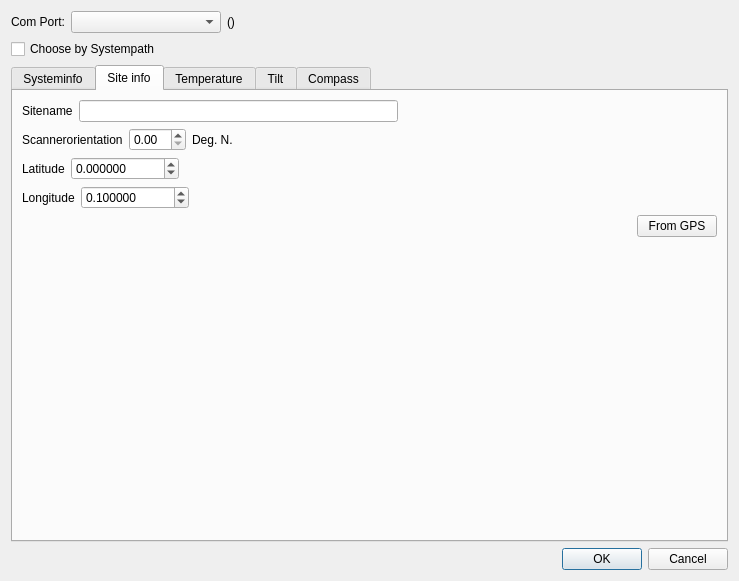
<?xml version="1.0" encoding="UTF-8"?>
<ui version="4.0">
 <class>TfrmTempctrl</class>
 <widget class="QDialog" name="TfrmTempctrl">
  <property name="geometry">
   <rect>
    <x>0</x>
    <y>0</y>
    <width>739</width>
    <height>581</height>
   </rect>
  </property>
  <property name="windowTitle">
   <string>Dialog</string>
  </property>
  <layout class="QGridLayout" name="gridLayout">
   <item row="0" column="0">
    <layout class="QVBoxLayout" name="verticalLayout_2">
     <item>
      <layout class="QVBoxLayout" name="verticalLayout_3">
       <item>
        <layout class="QHBoxLayout" name="horizontalLayout_2">
         <item>
          <widget class="QLabel" name="label_3">
           <property name="text">
            <string>Com Port:</string>
           </property>
          </widget>
         </item>
         <item>
          <widget class="QComboBox" name="cbCOMPort">
           <property name="minimumSize">
            <size>
             <width>150</width>
             <height>0</height>
            </size>
           </property>
           <property name="editable">
            <bool>false</bool>
           </property>
          </widget>
         </item>
         <item>
          <widget class="QLabel" name="lblFixedName">
           <property name="text">
            <string>()</string>
           </property>
          </widget>
         </item>
         <item>
          <spacer name="horizontalSpacer_2">
           <property name="orientation">
            <enum>Qt::Horizontal</enum>
           </property>
           <property name="sizeHint" stdset="0">
            <size>
             <width>40</width>
             <height>20</height>
            </size>
           </property>
          </spacer>
         </item>
        </layout>
       </item>
       <item>
        <widget class="QCheckBox" name="chbComBySysPath">
         <property name="text">
          <string>Choose by Systempath</string>
         </property>
        </widget>
       </item>
      </layout>
     </item>
     <item>
      <widget class="QTabWidget" name="tabWidget">
       <property name="enabled">
        <bool>true</bool>
       </property>
       <property name="currentIndex">
        <number>1</number>
       </property>
       <widget class="QWidget" name="tab">
        <attribute name="title">
         <string>Systeminfo</string>
        </attribute>
        <layout class="QGridLayout" name="gridLayout_5">
         <item row="0" column="0">
          <layout class="QVBoxLayout" name="verticalLayout_5">
           <property name="sizeConstraint">
            <enum>QLayout::SetMaximumSize</enum>
           </property>
           <item>
            <layout class="QHBoxLayout" name="horizontalLayout_5">
             <item>
              <spacer name="horizontalSpacer_4">
               <property name="orientation">
                <enum>Qt::Horizontal</enum>
               </property>
               <property name="sizeHint" stdset="0">
                <size>
                 <width>40</width>
                 <height>20</height>
                </size>
               </property>
              </spacer>
             </item>
             <item>
              <layout class="QVBoxLayout" name="verticalLayout_8">
               <item>
                <layout class="QHBoxLayout" name="loDeviceType">
                 <item>
                  <layout class="QHBoxLayout" name="horizontalLayout_27">
                   <item>
                    <spacer name="horizontalSpacer_20">
                     <property name="orientation">
                      <enum>Qt::Horizontal</enum>
                     </property>
                     <property name="sizeHint" stdset="0">
                      <size>
                       <width>40</width>
                       <height>20</height>
                      </size>
                     </property>
                    </spacer>
                   </item>
                   <item>
                    <widget class="QLabel" name="label_6">
                     <property name="text">
                      <string>Devicetype:</string>
                     </property>
                    </widget>
                   </item>
                  </layout>
                 </item>
                 <item>
                  <layout class="QHBoxLayout" name="horizontalLayout_26">
                   <item>
                    <widget class="QLabel" name="lblDeviceType">
                     <property name="text">
                      <string>-</string>
                     </property>
                    </widget>
                   </item>
                   <item>
                    <spacer name="horizontalSpacer_19">
                     <property name="orientation">
                      <enum>Qt::Horizontal</enum>
                     </property>
                     <property name="sizeHint" stdset="0">
                      <size>
                       <width>40</width>
                       <height>20</height>
                      </size>
                     </property>
                    </spacer>
                   </item>
                  </layout>
                 </item>
                </layout>
               </item>
               <item>
                <layout class="QHBoxLayout" name="loFirmwareHash">
                 <item>
                  <layout class="QHBoxLayout" name="horizontalLayout_23">
                   <item>
                    <spacer name="horizontalSpacer_17">
                     <property name="orientation">
                      <enum>Qt::Horizontal</enum>
                     </property>
                     <property name="sizeHint" stdset="0">
                      <size>
                       <width>40</width>
                       <height>20</height>
                      </size>
                     </property>
                    </spacer>
                   </item>
                   <item>
                    <widget class="QLabel" name="label_8">
                     <property name="text">
                      <string>Firmwarehash:</string>
                     </property>
                    </widget>
                   </item>
                  </layout>
                 </item>
                 <item>
                  <layout class="QHBoxLayout" name="horizontalLayout_22">
                   <item>
                    <widget class="QLabel" name="lblFirmwarehash">
                     <property name="text">
                      <string>-</string>
                     </property>
                    </widget>
                   </item>
                   <item>
                    <spacer name="horizontalSpacer_18">
                     <property name="orientation">
                      <enum>Qt::Horizontal</enum>
                     </property>
                     <property name="sizeHint" stdset="0">
                      <size>
                       <width>40</width>
                       <height>20</height>
                      </size>
                     </property>
                    </spacer>
                   </item>
                  </layout>
                 </item>
                </layout>
               </item>
               <item>
                <layout class="QHBoxLayout" name="loSerialNumber">
                 <item>
                  <layout class="QHBoxLayout" name="horizontalLayout_20">
                   <item>
                    <spacer name="horizontalSpacer_15">
                     <property name="orientation">
                      <enum>Qt::Horizontal</enum>
                     </property>
                     <property name="sizeHint" stdset="0">
                      <size>
                       <width>40</width>
                       <height>20</height>
                      </size>
                     </property>
                    </spacer>
                   </item>
                   <item>
                    <widget class="QLabel" name="label_10">
                     <property name="text">
                      <string>Serialnumber:</string>
                     </property>
                    </widget>
                   </item>
                  </layout>
                 </item>
                 <item>
                  <layout class="QHBoxLayout" name="horizontalLayout_19">
                   <item>
                    <widget class="QLabel" name="lblDeviceSerialNumber">
                     <property name="text">
                      <string>-</string>
                     </property>
                    </widget>
                   </item>
                   <item>
                    <spacer name="horizontalSpacer_16">
                     <property name="orientation">
                      <enum>Qt::Horizontal</enum>
                     </property>
                     <property name="sizeHint" stdset="0">
                      <size>
                       <width>40</width>
                       <height>20</height>
                      </size>
                     </property>
                    </spacer>
                   </item>
                   <item>
                    <widget class="QPushButton" name="btnSetSerialNumber">
                     <property name="text">
                      <string>config</string>
                     </property>
                    </widget>
                   </item>
                  </layout>
                 </item>
                </layout>
               </item>
               <item>
                <spacer name="verticalSpacer_8">
                 <property name="orientation">
                  <enum>Qt::Vertical</enum>
                 </property>
                 <property name="sizeHint" stdset="0">
                  <size>
                   <width>20</width>
                   <height>40</height>
                  </size>
                 </property>
                </spacer>
               </item>
               <item>
                <layout class="QHBoxLayout" name="loShutterPosition">
                 <item>
                  <layout class="QHBoxLayout" name="horizontalLayout_13">
                   <item>
                    <spacer name="horizontalSpacer_10">
                     <property name="orientation">
                      <enum>Qt::Horizontal</enum>
                     </property>
                     <property name="sizeHint" stdset="0">
                      <size>
                       <width>40</width>
                       <height>20</height>
                      </size>
                     </property>
                    </spacer>
                   </item>
                   <item>
                    <widget class="QLabel" name="label_14">
                     <property name="text">
                      <string>Shutter closed position:</string>
                     </property>
                    </widget>
                   </item>
                  </layout>
                 </item>
                 <item>
                  <layout class="QHBoxLayout" name="horizontalLayout_12">
                   <item>
                    <widget class="QLabel" name="lblShutterClosePos">
                     <property name="text">
                      <string>-</string>
                     </property>
                    </widget>
                   </item>
                   <item>
                    <spacer name="horizontalSpacer_8">
                     <property name="orientation">
                      <enum>Qt::Horizontal</enum>
                     </property>
                     <property name="sizeHint" stdset="0">
                      <size>
                       <width>40</width>
                       <height>20</height>
                      </size>
                     </property>
                    </spacer>
                   </item>
                   <item>
                    <widget class="QPushButton" name="btnShutterPosUp">
                     <property name="maximumSize">
                      <size>
                       <width>25</width>
                       <height>16777215</height>
                      </size>
                     </property>
                     <property name="text">
                      <string>+</string>
                     </property>
                    </widget>
                   </item>
                   <item>
                    <widget class="QPushButton" name="btnShutterPosDown">
                     <property name="sizePolicy">
                      <sizepolicy hsizetype="Maximum" vsizetype="Fixed">
                       <horstretch>0</horstretch>
                       <verstretch>0</verstretch>
                      </sizepolicy>
                     </property>
                     <property name="minimumSize">
                      <size>
                       <width>0</width>
                       <height>0</height>
                      </size>
                     </property>
                     <property name="maximumSize">
                      <size>
                       <width>25</width>
                       <height>16777215</height>
                      </size>
                     </property>
                     <property name="text">
                      <string>-</string>
                     </property>
                     <property name="autoRepeatDelay">
                      <number>104</number>
                     </property>
                    </widget>
                   </item>
                   <item>
                    <widget class="QPushButton" name="btnSetShutterClosePos">
                     <property name="maximumSize">
                      <size>
                       <width>30</width>
                       <height>16777215</height>
                      </size>
                     </property>
                     <property name="text">
                      <string>set</string>
                     </property>
                    </widget>
                   </item>
                  </layout>
                 </item>
                </layout>
               </item>
               <item>
                <layout class="QHBoxLayout" name="loShutterState">
                 <item>
                  <layout class="QHBoxLayout" name="horizontalLayout_10">
                   <item>
                    <spacer name="horizontalSpacer_9">
                     <property name="orientation">
                      <enum>Qt::Horizontal</enum>
                     </property>
                     <property name="sizeHint" stdset="0">
                      <size>
                       <width>40</width>
                       <height>20</height>
                      </size>
                     </property>
                    </spacer>
                   </item>
                   <item>
                    <widget class="QLabel" name="label_12">
                     <property name="text">
                      <string>Shutterstate:</string>
                     </property>
                    </widget>
                   </item>
                  </layout>
                 </item>
                 <item>
                  <layout class="QHBoxLayout" name="horizontalLayout_9">
                   <item>
                    <widget class="QLabel" name="lblShutterState">
                     <property name="text">
                      <string>-</string>
                     </property>
                    </widget>
                   </item>
                   <item>
                    <spacer name="horizontalSpacer_7">
                     <property name="orientation">
                      <enum>Qt::Horizontal</enum>
                     </property>
                     <property name="sizeHint" stdset="0">
                      <size>
                       <width>40</width>
                       <height>20</height>
                      </size>
                     </property>
                    </spacer>
                   </item>
                   <item>
                    <widget class="QPushButton" name="btnMotHome">
                     <property name="cursor">
                      <cursorShape>ArrowCursor</cursorShape>
                     </property>
                     <property name="text">
                      <string>Motor Home</string>
                     </property>
                    </widget>
                   </item>
                  </layout>
                 </item>
                </layout>
               </item>
               <item>
                <layout class="QHBoxLayout" name="loZenithMaxDoasPosition">
                 <item>
                  <layout class="QHBoxLayout" name="horizontalLayout_15">
                   <item>
                    <spacer name="horizontalSpacer_11">
                     <property name="orientation">
                      <enum>Qt::Horizontal</enum>
                     </property>
                     <property name="sizeHint" stdset="0">
                      <size>
                       <width>40</width>
                       <height>20</height>
                      </size>
                     </property>
                    </spacer>
                   </item>
                   <item>
                    <widget class="QLabel" name="label_16">
                     <property name="text">
                      <string>Zenithposition:</string>
                     </property>
                    </widget>
                   </item>
                  </layout>
                 </item>
                 <item>
                  <layout class="QHBoxLayout" name="horizontalLayout_14">
                   <item>
                    <widget class="QLabel" name="lblZenithposition">
                     <property name="text">
                      <string>-</string>
                     </property>
                    </widget>
                   </item>
                   <item>
                    <spacer name="horizontalSpacer_12">
                     <property name="orientation">
                      <enum>Qt::Horizontal</enum>
                     </property>
                     <property name="sizeHint" stdset="0">
                      <size>
                       <width>40</width>
                       <height>20</height>
                      </size>
                     </property>
                    </spacer>
                   </item>
                   <item>
                    <widget class="QPushButton" name="btnZenithMotUp">
                     <property name="sizePolicy">
                      <sizepolicy hsizetype="Maximum" vsizetype="Fixed">
                       <horstretch>0</horstretch>
                       <verstretch>0</verstretch>
                      </sizepolicy>
                     </property>
                     <property name="maximumSize">
                      <size>
                       <width>25</width>
                       <height>16777215</height>
                      </size>
                     </property>
                     <property name="text">
                      <string>+</string>
                     </property>
                    </widget>
                   </item>
                   <item>
                    <widget class="QPushButton" name="btnZenithMotDown">
                     <property name="maximumSize">
                      <size>
                       <width>25</width>
                       <height>16777215</height>
                      </size>
                     </property>
                     <property name="text">
                      <string>-</string>
                     </property>
                    </widget>
                   </item>
                   <item>
                    <widget class="QPushButton" name="btnSetZenithPos">
                     <property name="maximumSize">
                      <size>
                       <width>30</width>
                       <height>16777215</height>
                      </size>
                     </property>
                     <property name="text">
                      <string>set</string>
                     </property>
                    </widget>
                   </item>
                  </layout>
                 </item>
                </layout>
               </item>
               <item>
                <layout class="QHBoxLayout" name="loTiltcalibration">
                 <item>
                  <layout class="QHBoxLayout" name="horizontalLayout_29">
                   <item>
                    <spacer name="horizontalSpacer_21">
                     <property name="orientation">
                      <enum>Qt::Horizontal</enum>
                     </property>
                     <property name="sizeHint" stdset="0">
                      <size>
                       <width>40</width>
                       <height>20</height>
                      </size>
                     </property>
                    </spacer>
                   </item>
                   <item>
                    <widget class="QLabel" name="label_7">
                     <property name="text">
                      <string>Tilt calibration(x[min,max],y[min,max]):</string>
                     </property>
                    </widget>
                   </item>
                  </layout>
                 </item>
                 <item>
                  <layout class="QHBoxLayout" name="horizontalLayout_28">
                   <item>
                    <widget class="QLabel" name="lblTiltCalibration">
                     <property name="text">
                      <string>-</string>
                     </property>
                    </widget>
                   </item>
                   <item>
                    <spacer name="horizontalSpacer_26">
                     <property name="orientation">
                      <enum>Qt::Horizontal</enum>
                     </property>
                     <property name="sizeHint" stdset="0">
                      <size>
                       <width>40</width>
                       <height>20</height>
                      </size>
                     </property>
                    </spacer>
                   </item>
                   <item>
                    <widget class="QPushButton" name="btnTiltCalibration">
                     <property name="text">
                      <string>start cal</string>
                     </property>
                    </widget>
                   </item>
                  </layout>
                 </item>
                </layout>
               </item>
               <item>
                <layout class="QHBoxLayout" name="loTiltDirection">
                 <item>
                  <layout class="QHBoxLayout" name="horizontalLayout_17">
                   <item>
                    <spacer name="horizontalSpacer_13">
                     <property name="orientation">
                      <enum>Qt::Horizontal</enum>
                     </property>
                     <property name="sizeHint" stdset="0">
                      <size>
                       <width>40</width>
                       <height>20</height>
                      </size>
                     </property>
                    </spacer>
                   </item>
                   <item>
                    <widget class="QLabel" name="label_18">
                     <property name="text">
                      <string>Tiltdirection:</string>
                     </property>
                    </widget>
                   </item>
                  </layout>
                 </item>
                 <item>
                  <layout class="QHBoxLayout" name="horizontalLayout_16">
                   <item>
                    <widget class="QLabel" name="lblTiltDirection">
                     <property name="text">
                      <string>-</string>
                     </property>
                    </widget>
                   </item>
                   <item>
                    <spacer name="horizontalSpacer_14">
                     <property name="orientation">
                      <enum>Qt::Horizontal</enum>
                     </property>
                     <property name="sizeHint" stdset="0">
                      <size>
                       <width>40</width>
                       <height>20</height>
                      </size>
                     </property>
                    </spacer>
                   </item>
                   <item>
                    <widget class="QPushButton" name="btnTiltSetAsZenith">
                     <property name="text">
                      <string>Set as Zenith</string>
                     </property>
                    </widget>
                   </item>
                  </layout>
                 </item>
                </layout>
               </item>
               <item>
                <layout class="QHBoxLayout" name="loScannerTemperature">
                 <item>
                  <layout class="QHBoxLayout" name="horizontalLayout_32">
                   <item>
                    <spacer name="horizontalSpacer_22">
                     <property name="orientation">
                      <enum>Qt::Horizontal</enum>
                     </property>
                     <property name="sizeHint" stdset="0">
                      <size>
                       <width>40</width>
                       <height>20</height>
                      </size>
                     </property>
                    </spacer>
                   </item>
                   <item>
                    <widget class="QLabel" name="label_9">
                     <property name="text">
                      <string>ScannerTemperature:</string>
                     </property>
                    </widget>
                   </item>
                  </layout>
                 </item>
                 <item>
                  <layout class="QHBoxLayout" name="horizontalLayout_30">
                   <item>
                    <widget class="QLabel" name="lblScannerTemperature">
                     <property name="text">
                      <string>-</string>
                     </property>
                    </widget>
                   </item>
                   <item>
                    <spacer name="horizontalSpacer_23">
                     <property name="orientation">
                      <enum>Qt::Horizontal</enum>
                     </property>
                     <property name="sizeHint" stdset="0">
                      <size>
                       <width>40</width>
                       <height>20</height>
                      </size>
                     </property>
                    </spacer>
                   </item>
                  </layout>
                 </item>
                </layout>
               </item>
               <item>
                <layout class="QHBoxLayout" name="loEndswitch">
                 <item>
                  <layout class="QHBoxLayout" name="loEndswitch_dsfsdf">
                   <item>
                    <spacer name="horizontalSpacer_24">
                     <property name="orientation">
                      <enum>Qt::Horizontal</enum>
                     </property>
                     <property name="sizeHint" stdset="0">
                      <size>
                       <width>40</width>
                       <height>20</height>
                      </size>
                     </property>
                    </spacer>
                   </item>
                   <item>
                    <widget class="QLabel" name="label_11">
                     <property name="text">
                      <string>Endswitchstate:</string>
                     </property>
                    </widget>
                   </item>
                  </layout>
                 </item>
                 <item>
                  <layout class="QHBoxLayout" name="horizontalLayout_7">
                   <item>
                    <widget class="QLabel" name="lblEndSwitchstate">
                     <property name="text">
                      <string>-</string>
                     </property>
                    </widget>
                   </item>
                   <item>
                    <spacer name="horizontalSpacer_25">
                     <property name="orientation">
                      <enum>Qt::Horizontal</enum>
                     </property>
                     <property name="sizeHint" stdset="0">
                      <size>
                       <width>40</width>
                       <height>20</height>
                      </size>
                     </property>
                    </spacer>
                   </item>
                  </layout>
                 </item>
                </layout>
               </item>
               <item>
                <layout class="QHBoxLayout" name="loincrementby">
                 <item>
                  <spacer name="horizontalSpacer_27">
                   <property name="orientation">
                    <enum>Qt::Horizontal</enum>
                   </property>
                   <property name="sizeHint" stdset="0">
                    <size>
                     <width>40</width>
                     <height>20</height>
                    </size>
                   </property>
                  </spacer>
                 </item>
                 <item>
                  <widget class="QLabel" name="label_13">
                   <property name="text">
                    <string>Increment by:</string>
                   </property>
                  </widget>
                 </item>
                 <item>
                  <widget class="QSpinBox" name="spbIncrementBy">
                   <property name="maximum">
                    <number>1000</number>
                   </property>
                   <property name="value">
                    <number>10</number>
                   </property>
                  </widget>
                 </item>
                </layout>
               </item>
               <item>
                <spacer name="verticalSpacer_6">
                 <property name="orientation">
                  <enum>Qt::Vertical</enum>
                 </property>
                 <property name="sizeHint" stdset="0">
                  <size>
                   <width>20</width>
                   <height>40</height>
                  </size>
                 </property>
                </spacer>
               </item>
              </layout>
             </item>
             <item>
              <spacer name="horizontalSpacer_6">
               <property name="orientation">
                <enum>Qt::Horizontal</enum>
               </property>
               <property name="sizeHint" stdset="0">
                <size>
                 <width>40</width>
                 <height>20</height>
                </size>
               </property>
              </spacer>
             </item>
            </layout>
           </item>
          </layout>
         </item>
        </layout>
       </widget>
       <widget class="QWidget" name="tab_2">
        <attribute name="title">
         <string>Site info</string>
        </attribute>
        <layout class="QGridLayout" name="gridLayout_6">
         <item row="7" column="0">
          <spacer name="verticalSpacer_5">
           <property name="orientation">
            <enum>Qt::Vertical</enum>
           </property>
           <property name="sizeHint" stdset="0">
            <size>
             <width>20</width>
             <height>40</height>
            </size>
           </property>
          </spacer>
         </item>
         <item row="2" column="0">
          <layout class="QHBoxLayout" name="horizontalLayout_11">
           <item>
            <widget class="QLabel" name="label_17">
             <property name="text">
              <string>Scannerorientation</string>
             </property>
            </widget>
           </item>
           <item>
            <widget class="QDoubleSpinBox" name="spbScannerdirection"/>
           </item>
           <item>
            <widget class="QLabel" name="label_19">
             <property name="text">
              <string>Deg. N.</string>
             </property>
            </widget>
           </item>
           <item>
            <spacer name="horizontalSpacer_29">
             <property name="orientation">
              <enum>Qt::Horizontal</enum>
             </property>
             <property name="sizeHint" stdset="0">
              <size>
               <width>40</width>
               <height>20</height>
              </size>
             </property>
            </spacer>
           </item>
          </layout>
         </item>
         <item row="1" column="0">
          <layout class="QHBoxLayout" name="horizontalLayout_8">
           <item>
            <widget class="QLabel" name="label_15">
             <property name="text">
              <string>Sitename</string>
             </property>
            </widget>
           </item>
           <item>
            <widget class="QLineEdit" name="lieSiteName"/>
           </item>
           <item>
            <spacer name="horizontalSpacer_28">
             <property name="orientation">
              <enum>Qt::Horizontal</enum>
             </property>
             <property name="sizeHint" stdset="0">
              <size>
               <width>40</width>
               <height>20</height>
              </size>
             </property>
            </spacer>
           </item>
          </layout>
         </item>
         <item row="3" column="0">
          <layout class="QHBoxLayout" name="horizontalLayout_18">
           <item>
            <widget class="QLabel" name="label_20">
             <property name="text">
              <string>Latitude</string>
             </property>
            </widget>
           </item>
           <item>
            <widget class="QDoubleSpinBox" name="spbLatitude">
             <property name="decimals">
              <number>6</number>
             </property>
             <property name="minimum">
              <double>-99000.990000000005239</double>
             </property>
             <property name="maximum">
              <double>99000.990000000005239</double>
             </property>
            </widget>
           </item>
           <item>
            <spacer name="horizontalSpacer_30">
             <property name="orientation">
              <enum>Qt::Horizontal</enum>
             </property>
             <property name="sizeHint" stdset="0">
              <size>
               <width>40</width>
               <height>20</height>
              </size>
             </property>
            </spacer>
           </item>
          </layout>
         </item>
         <item row="5" column="0">
          <layout class="QHBoxLayout" name="horizontalLayout_21">
           <item>
            <widget class="QLabel" name="label_21">
             <property name="text">
              <string>Longitude</string>
             </property>
            </widget>
           </item>
           <item>
            <widget class="QDoubleSpinBox" name="spbLongitude">
             <property name="decimals">
              <number>6</number>
             </property>
             <property name="minimum">
              <double>-99000.990000000005239</double>
             </property>
             <property name="maximum">
              <double>99000.990000000005239</double>
             </property>
             <property name="value">
              <double>0.100000000000000</double>
             </property>
            </widget>
           </item>
           <item>
            <spacer name="horizontalSpacer_31">
             <property name="orientation">
              <enum>Qt::Horizontal</enum>
             </property>
             <property name="sizeHint" stdset="0">
              <size>
               <width>40</width>
               <height>20</height>
              </size>
             </property>
            </spacer>
           </item>
          </layout>
         </item>
         <item row="6" column="0">
          <layout class="QHBoxLayout" name="horizontalLayout_6">
           <item>
            <spacer name="horizontalSpacer_32">
             <property name="orientation">
              <enum>Qt::Horizontal</enum>
             </property>
             <property name="sizeHint" stdset="0">
              <size>
               <width>40</width>
               <height>20</height>
              </size>
             </property>
            </spacer>
           </item>
           <item>
            <widget class="QPushButton" name="btnPositionFromGPS">
             <property name="text">
              <string>From GPS</string>
             </property>
            </widget>
           </item>
          </layout>
         </item>
        </layout>
       </widget>
       <widget class="QWidget" name="tabTemp">
        <attribute name="title">
         <string>Temperature</string>
        </attribute>
        <layout class="QGridLayout" name="gridLayout_3">
         <item row="0" column="0">
          <layout class="QVBoxLayout" name="verticalLayout">
           <item>
            <layout class="QHBoxLayout" name="hbox">
             <item>
              <spacer name="verticalSpacer">
               <property name="orientation">
                <enum>Qt::Vertical</enum>
               </property>
               <property name="sizeHint" stdset="0">
                <size>
                 <width>20</width>
                 <height>40</height>
                </size>
               </property>
              </spacer>
             </item>
            </layout>
           </item>
           <item>
            <layout class="QHBoxLayout" name="horizontalLayout">
             <item>
              <widget class="QLabel" name="label">
               <property name="text">
                <string>Target temp.</string>
               </property>
              </widget>
             </item>
             <item>
              <widget class="QDoubleSpinBox" name="sedtTargetTemp">
               <property name="minimumSize">
                <size>
                 <width>100</width>
                 <height>0</height>
                </size>
               </property>
               <property name="decimals">
                <number>1</number>
               </property>
               <property name="minimum">
                <double>-50.000000000000000</double>
               </property>
               <property name="singleStep">
                <double>0.500000000000000</double>
               </property>
               <property name="value">
                <double>20.000000000000000</double>
               </property>
              </widget>
             </item>
             <item>
              <widget class="QLabel" name="label_2">
               <property name="text">
                <string>°C</string>
               </property>
              </widget>
             </item>
             <item>
              <spacer name="horizontalSpacer">
               <property name="orientation">
                <enum>Qt::Horizontal</enum>
               </property>
               <property name="sizeHint" stdset="0">
                <size>
                 <width>40</width>
                 <height>20</height>
                </size>
               </property>
              </spacer>
             </item>
            </layout>
           </item>
          </layout>
         </item>
        </layout>
       </widget>
       <widget class="QWidget" name="tabTilt">
        <attribute name="title">
         <string>Tilt</string>
        </attribute>
        <layout class="QGridLayout" name="gridLayout_2">
         <item row="0" column="0">
          <layout class="QHBoxLayout" name="horizontalLayout_3">
           <item>
            <layout class="QVBoxLayout" name="tiltlayout">
             <item>
              <spacer name="horizontalSpacer_3">
               <property name="orientation">
                <enum>Qt::Horizontal</enum>
               </property>
               <property name="sizeHint" stdset="0">
                <size>
                 <width>40</width>
                 <height>20</height>
                </size>
               </property>
              </spacer>
             </item>
            </layout>
           </item>
           <item>
            <widget class="Line" name="line">
             <property name="orientation">
              <enum>Qt::Vertical</enum>
             </property>
            </widget>
           </item>
           <item>
            <layout class="QVBoxLayout" name="verticalLayout_4">
             <item>
              <widget class="QLabel" name="lblTiltRoll">
               <property name="text">
                <string>Roll:</string>
               </property>
              </widget>
             </item>
             <item>
              <widget class="QLabel" name="lblTiltPitch">
               <property name="text">
                <string>Pitch:</string>
               </property>
              </widget>
             </item>
             <item>
              <spacer name="verticalSpacer_4">
               <property name="orientation">
                <enum>Qt::Vertical</enum>
               </property>
               <property name="sizeHint" stdset="0">
                <size>
                 <width>20</width>
                 <height>40</height>
                </size>
               </property>
              </spacer>
             </item>
             <item>
              <widget class="QPushButton" name="btnSetTiltToZero">
               <property name="text">
                <string>Set to Zero</string>
               </property>
              </widget>
             </item>
             <item>
              <spacer name="verticalSpacer_3">
               <property name="orientation">
                <enum>Qt::Vertical</enum>
               </property>
               <property name="sizeHint" stdset="0">
                <size>
                 <width>20</width>
                 <height>40</height>
                </size>
               </property>
              </spacer>
             </item>
             <item>
              <widget class="QLabel" name="label_5">
               <property name="text">
                <string>Gain:</string>
               </property>
              </widget>
             </item>
             <item>
              <widget class="QLabel" name="label_4">
               <property name="minimumSize">
                <size>
                 <width>150</width>
                 <height>0</height>
                </size>
               </property>
               <property name="frameShape">
                <enum>QFrame::NoFrame</enum>
               </property>
               <property name="lineWidth">
                <number>0</number>
               </property>
               <property name="text">
                <string>Resolution:</string>
               </property>
              </widget>
             </item>
            </layout>
           </item>
          </layout>
         </item>
        </layout>
       </widget>
       <widget class="QWidget" name="tabCompass">
        <property name="enabled">
         <bool>false</bool>
        </property>
        <attribute name="title">
         <string>Compass</string>
        </attribute>
        <layout class="QGridLayout" name="gridLayout_4">
         <item row="0" column="0">
          <layout class="QHBoxLayout" name="horizontalLayout_4">
           <item>
            <layout class="QVBoxLayout" name="verticalLayout_7">
             <item>
              <spacer name="horizontalSpacer_5">
               <property name="orientation">
                <enum>Qt::Horizontal</enum>
               </property>
               <property name="sizeHint" stdset="0">
                <size>
                 <width>40</width>
                 <height>20</height>
                </size>
               </property>
              </spacer>
             </item>
            </layout>
           </item>
           <item>
            <layout class="QVBoxLayout" name="verticalLayout_6">
             <item>
              <spacer name="verticalSpacer_2">
               <property name="orientation">
                <enum>Qt::Vertical</enum>
               </property>
               <property name="sizeHint" stdset="0">
                <size>
                 <width>20</width>
                 <height>40</height>
                </size>
               </property>
              </spacer>
             </item>
             <item>
              <widget class="QPushButton" name="btnCompassCalibrate">
               <property name="text">
                <string>Calibration mode</string>
               </property>
               <property name="checkable">
                <bool>true</bool>
               </property>
               <property name="autoDefault">
                <bool>true</bool>
               </property>
               <property name="default">
                <bool>false</bool>
               </property>
               <property name="flat">
                <bool>false</bool>
               </property>
              </widget>
             </item>
            </layout>
           </item>
          </layout>
         </item>
        </layout>
       </widget>
      </widget>
     </item>
     <item>
      <widget class="QDialogButtonBox" name="buttonBox">
       <property name="orientation">
        <enum>Qt::Horizontal</enum>
       </property>
       <property name="standardButtons">
        <set>QDialogButtonBox::Cancel|QDialogButtonBox::Ok</set>
       </property>
      </widget>
     </item>
    </layout>
   </item>
  </layout>
 </widget>
 <resources/>
 <connections>
  <connection>
   <sender>buttonBox</sender>
   <signal>accepted()</signal>
   <receiver>TfrmTempctrl</receiver>
   <slot>accept()</slot>
   <hints>
    <hint type="sourcelabel">
     <x>248</x>
     <y>254</y>
    </hint>
    <hint type="destinationlabel">
     <x>157</x>
     <y>274</y>
    </hint>
   </hints>
  </connection>
  <connection>
   <sender>buttonBox</sender>
   <signal>rejected()</signal>
   <receiver>TfrmTempctrl</receiver>
   <slot>reject()</slot>
   <hints>
    <hint type="sourcelabel">
     <x>316</x>
     <y>260</y>
    </hint>
    <hint type="destinationlabel">
     <x>286</x>
     <y>274</y>
    </hint>
   </hints>
  </connection>
 </connections>
</ui>
